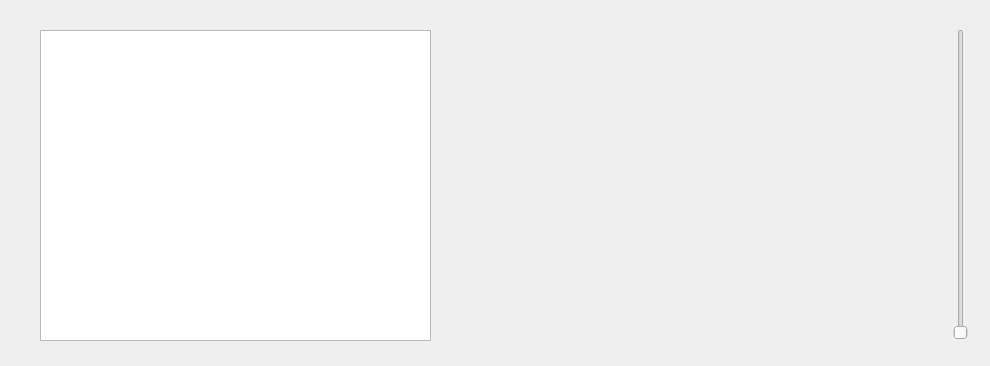
<?xml version="1.0" encoding="UTF-8"?>
<ui version="4.0">
 <class>Dialog</class>
 <widget class="QDialog" name="Dialog">
  <property name="geometry">
   <rect>
    <x>0</x>
    <y>0</y>
    <width>990</width>
    <height>366</height>
   </rect>
  </property>
  <property name="windowTitle">
   <string>Dialog</string>
  </property>
  <widget class="PlotWidget" name="graphicsView1">
   <property name="geometry">
    <rect>
     <x>40</x>
     <y>30</y>
     <width>391</width>
     <height>311</height>
    </rect>
   </property>
  </widget>
  <widget class="QWidget" name="widget" native="true">
   <property name="geometry">
    <rect>
     <x>480</x>
     <y>30</y>
     <width>431</width>
     <height>311</height>
    </rect>
   </property>
  </widget>
  <widget class="QSlider" name="slider1">
   <property name="geometry">
    <rect>
     <x>950</x>
     <y>29</y>
     <width>22</width>
     <height>311</height>
    </rect>
   </property>
   <property name="orientation">
    <enum>Qt::Vertical</enum>
   </property>
  </widget>
 </widget>
 <customwidgets>
  <customwidget>
   <class>PlotWidget</class>
   <extends>QGraphicsView</extends>
   <header>pyqtgraph</header>
  </customwidget>
 </customwidgets>
 <resources/>
 <connections/>
</ui>
